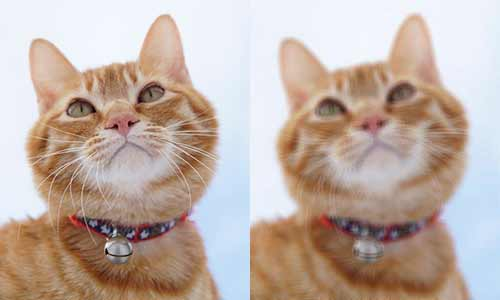
#> input picture demo/test.jpg, 500 x 300 px
$ python pil.py
#> lines starting #> are read from the running program, lines starting #| are printed output that depends on the picture
import random
from PIL import Image, ImageFilter, ImageFont, ImageDraw

im = Image.open('test.jpg')
#> im is the input picture: PIL image 500x300 RGB; mean R, G, B 192.4, 175.3, 166.4

w, h = im.size
#> w = 500; h = 300
print('Original image size: %sx%s' % (w, h))
#| Original image size: 500x300
im.thumbnail((w/2, h/2))
#> im: PIL image 250x150 RGB
print('Resize image to %sx%s' % (w/2, h/2))
#| Resize image to 250.0x150.0
im.save('test_thumbnail.jpg', 'jpeg')

im2 = im.filter(ImageFilter.BLUR)
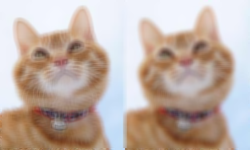
#> im2: PIL image 250x150 RGB; mean R, G, B 192.5, 175.4, 166.4
im2.save('test_blur.jpg', 'jpeg')


def rndChar():
    return chr(random.randint(65, 90))


def rndColor():
    return (random.randint(64, 255), random.randint(64, 255), random.randint(64, 255))


def rndColor2():
    return (random.randint(32, 127), random.randint(32, 127), random.randint(32, 127))


w = 60*4
h = 60
im = Image.new('RGB', (w, h), (255, 255, 255))
#> im: PIL image 240x60 RGB; every value is 255
font = ImageFont.truetype('/Library/Fonts/Arial.ttf', 36)
draw = ImageDraw.Draw(im)
for x in range(w):
    for y in range(h):
        draw.point((x, y), fill=rndColor())

for t in range(4):
    draw.text((60*t + 10, 10), rndChar(), font=font, fill=rndColor2())
im = im.filter(ImageFilter.BLUR)
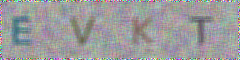
#> im: PIL image 240x60 RGB; mean R, G, B 156.1, 155.4, 156.5
im.save('test_code.jpg', 'jpeg')
